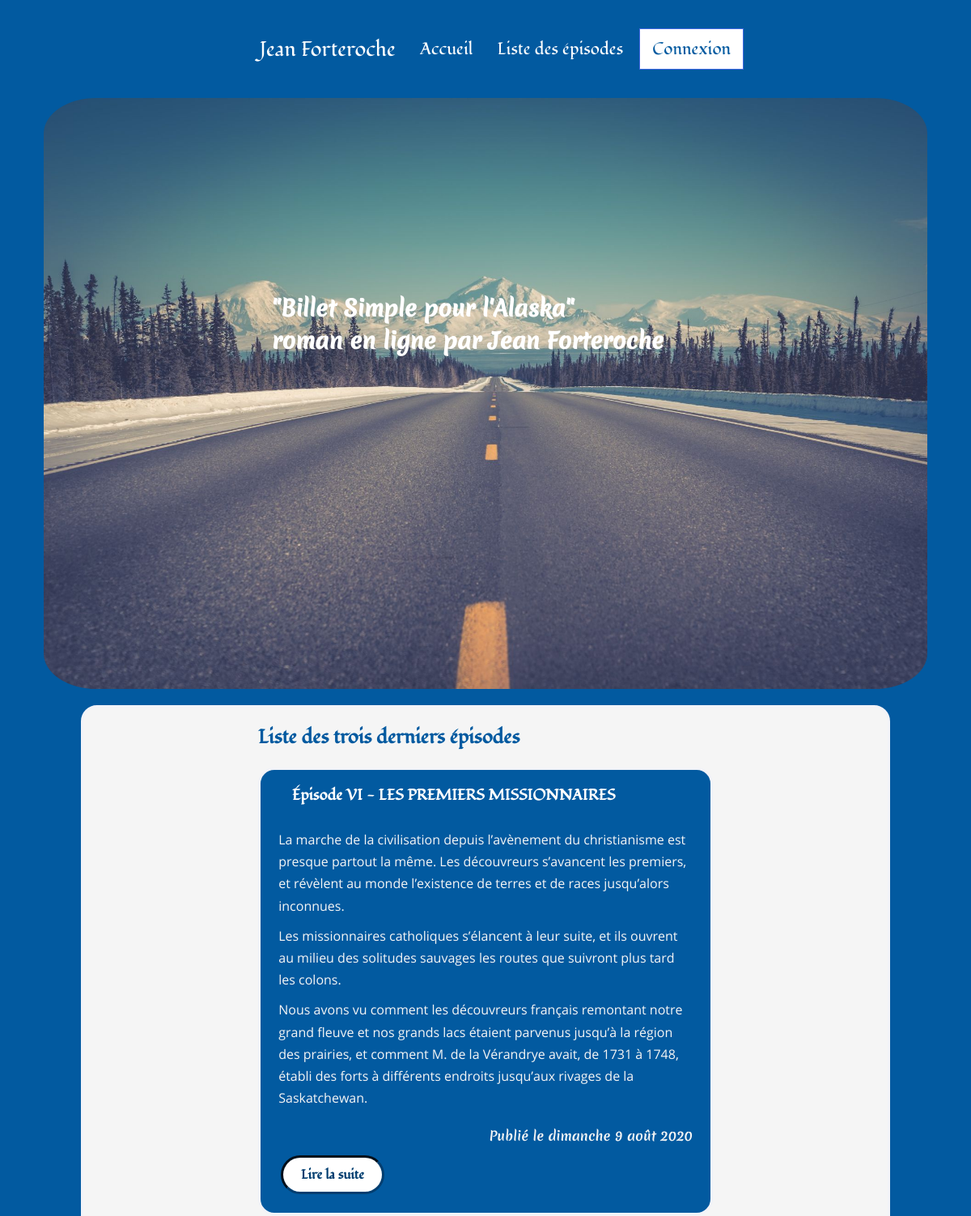
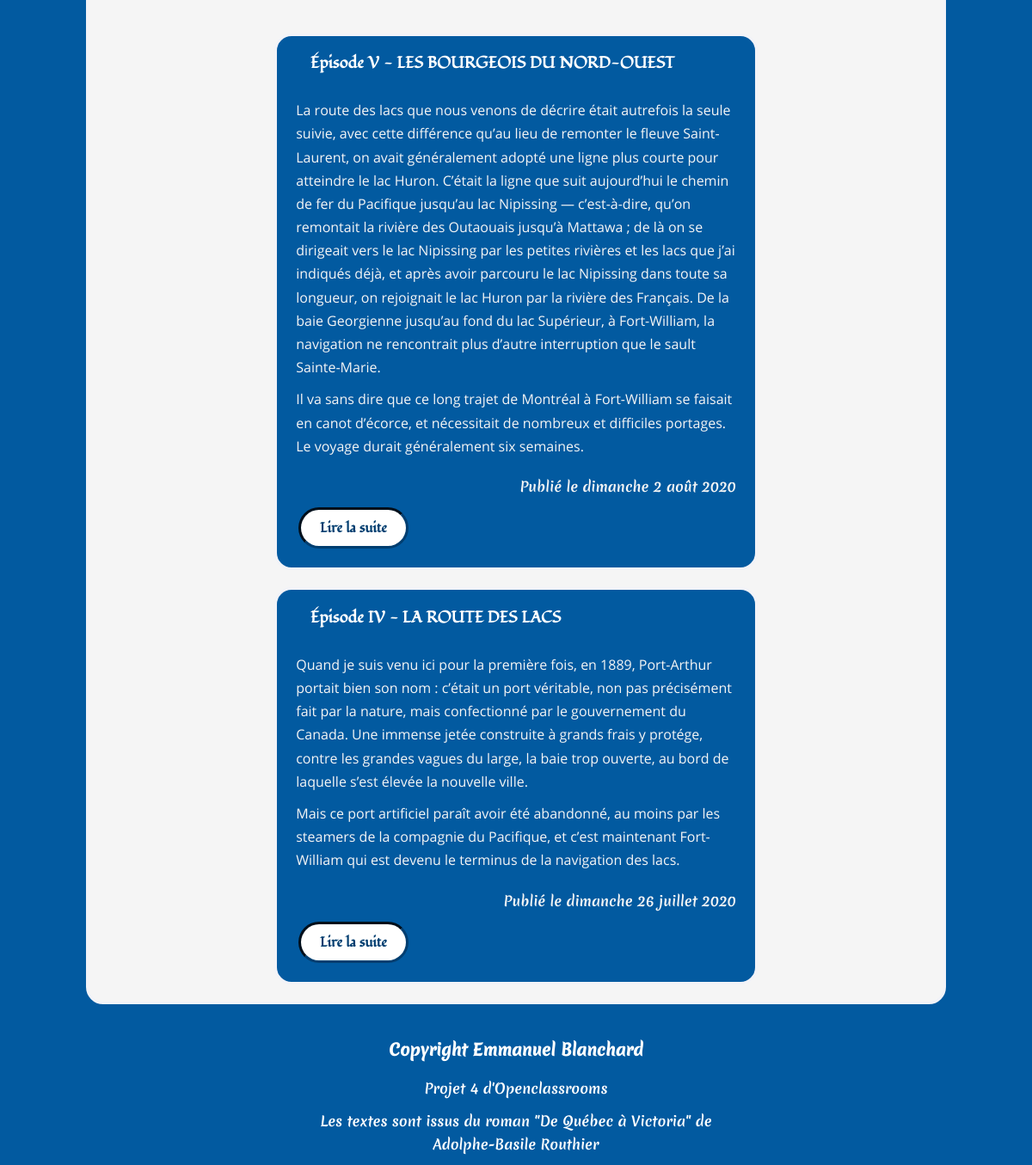
The page / on the database its author committed (2 pictures, top to bottom).
### tables this page shows
CREATE TABLE IF NOT EXISTS `episodes` (
  `id` int(11) NOT NULL AUTO_INCREMENT,
  `title` varchar(255) NOT NULL,
  `introduction` text NOT NULL,
  `content` text NOT NULL,
  `episode_created_the` datetime NOT NULL,
  PRIMARY KEY (`id`)
);

### src/View/View.php (called while the page is built, shortened)
<?php
class View
{
    public function render(array $data): void
    {
        require_once "..\\templates\\frontoffice\\${data['template']}.html.php";
        $content = ob_get_clean();
        require_once '..\templates\frontoffice\layout.html.php';
    }
}

### public/index.php (called while the page is built, shortened)
<?php
$router = new Router();
$router->run();

### src/Model/PostManager.php (called while the page is built, shortened)
<?php
class PostManager
{
    private $database;
    public function __construct(Database $database)
    {
        $this->database = $database->getPdo();
    }
    public function showLastThreeEpisodes() : ?array
    {
        $request = $this->database->prepare('SET lc_time_names = \'fr_FR\';');
        $request->execute();
        $request = $this->database->prepare('SELECT id, title, introduction, CONCAT_WS(\' \', \'le\', DAYNAME(episode_created_the), DAY(episode_created_the), MONTHNAME(episode_created_the), YEAR(episode_created_the)) AS date_episode_created_the FROM episodes ORDER BY episode_created_the DESC LIMIT 0,3');
        $request->execute();
        return $request->fetchAll();
    }
}

### src/Service/Database.php (called while the page is built, shortened)
<?php
class Database
{
    private $database;
    public function __construct()
    {
        $this->database = new \PDO('mysql:host=localhost;dbname=openclassrooms_project4;port=3306;charset=utf8mb4', 'root', 'vFaGsjLk8WpkQtxYJ8XZXAf690shjBzW', [
            \PDO::ATTR_ERRMODE => \PDO::ERRMODE_EXCEPTION,
            \PDO::ATTR_DEFAULT_FETCH_MODE => \PDO::FETCH_ASSOC
        ]);
    }
    public function getPdo(): \PDO
    {
        return $this->database;
    }
}

### templates/frontoffice/home.html.php (the view)
<section>
    <h2>Liste des trois derniers épisodes</h2>
    <?php foreach($data['allposts'] as $post): ?>
    <article>
        <h3>Épisode <?=$post['title']?></h3>
        <p><?=$post['introduction']?></p>
        <p class="pCreatedAt">Publié <?=$post['date_episode_created_the']?> </p>
        <a href="index.php?action=detailofepisode&id=<?=$post['id']?>\" class="linkToTheRestOfThePost">Lire la suite</a>
    </article>
</section>
<?php endforeach; ?>

### src/Service/Router.php (shortened to what this page needs)
<?php
class Router
{
    private PostController $postController;
    private array $get;
    public function __construct()
    {
        $this->database = new Database();
        $this->postManager = new PostManager($this->database);
        $this->commentManager = new CommentManager($this->database);
        $this->view = new View();
        $this->postController = new PostController($this->postManager, $this->commentManager, $this->view);
        $this->get = $_GET;
    }
    public function run(): void
    {
        $action = isset($this->get['action']) ? $this->get['action'] : 'home';
        if ($action === 'home') {
            $this->postController->displayHomeWithTheLastThreeEpisodes();
        } elseif ($action === 'detailofepisode' && isset($this->get['id'])) {
            $this->postController->displayDetailOfEpisode((int)$this->get['id']);
        } elseif ($action === 'listofepisodes') {
            $this->postController->displayListOfEpisodes();
        } else {
            echo "Error 404 - cette page n'existe pas<br><a href=http://localhost:8000/?action=home>Aller Ici</a>";
        }
    }
}

### src/Controller/Frontoffice/PostController.php (shortened to what this page needs)
<?php
class PostController
{
    private PostManager $postManager;
    private View $view;
    public function __construct(PostManager $postManager, CommentManager $commentManager, View $view)
    {
        $this->postManager = $postManager;
        $this->view = $view;
    }
    public function displayHomeWithTheLastThreeEpisodes(): void
    {
        $data = $this->postManager->showLastThreeEpisodes();
        if ($data !== null) {
            $this->view->render(['template' => 'home', 'allposts' => $data]);
        } elseif ($data === null) {
            echo '<h1>faire une redirection vers la page d\'erreur, il n\'y pas de post</h1><a href="index.php?action=home">Accueil</a><br>';
        }
    }
}

### templates/frontoffice/layout.html.php (shortened to what this page needs)
<!DOCTYPE html>
<html lang="fr">
    <head>
        <link rel="stylesheet" type="text/css" href="css/style.css">
    </head>
    <body>
        <nav id="navBar">
            <ul class="menu">
              <li class="logo"><a href="index.php?action=home">Jean Forteroche</a></li>
              <li class="item episodes"><a href="index.php?action=home">Accueil</a></li>
              <li class="item episodes"><a href="index.php?action=listofepisodes">Liste des épisodes</a></li>
              <li class="item button"><a href="#">Connexion</a></li>
            </ul>
        </nav>
        <header>
                <h1>"Billet Simple pour l'Alaska" <br> roman en ligne par Jean Forteroche </h1>
                <div class="classImg">
                    <img id="imgHeader" src="./images/image-1920-1080.jpg" alt="Longue route avec rangée d'arbres et au fond, vue de la montagne enneignée" />
                </div>
        </header>
        <main>
            <?=$content?>
        </main>
        <footer class="footer text-center">
            <h3>Copyright Emmanuel Blanchard</h3>
            <p>Projet 4 d'Openclassrooms</p>
            <p>Les textes sont issus du roman "De Québec à Victoria" de
                Adolphe-Basile Routhier</p>
        </footer>
    </body>
</html>

### rows shown on the page
episodes: title "VI - LES PREMIERS MISSIONNAIRES", introduction "La marche de la civilisation depuis l’avènement du christianisme est presque partout la même. Les découvreurs s’avancent les premiers, et révèlent au monde l’existence de terres et de races jusqu’alors inconnues. Les missionnaires catholiques s’élancent à leur suite, et ils ouvrent au milieu des solitudes sauvages les routes que suivront plus tard les colons. Nous avons vu comment les découvreurs français remontant notre grand fleuve et nos grands lacs étaient parvenus jusqu’à la région des prairies, et comment M. de la Vérandrye avait, de 1731 à 1748, établi des forts à différents endroits jusqu’aux rivages de la Saskatchewan.", date_episode_created_the "le dimanche 9 août 2020"
episodes: title "V - LES BOURGEOIS DU NORD-OUEST", introduction "La route des lacs que nous venons de décrire était autrefois la seule suivie, avec cette différence qu’au lieu de remonter le fleuve Saint-Laurent, on avait généralement adopté une ligne plus courte pour atteindre le lac Huron. C’était la ligne que suit aujourd’hui le chemin de fer du Pacifique jusqu’au lac Nipissing — c’est-à-dire, qu’on remontait la rivière des Outaouais jusqu’à Mattawa ; de là on se dirigeait vers le lac Nipissing par les petites rivières et les lacs que j’ai indiqués déjà, et après avoir parcouru le lac Nipissing dans toute sa longueur, on rejoignait le lac Huron par la rivière des Français. De la baie Georgienne jusqu’au fond du lac Supérieur, à Fort-William, la…", date_episode_created_the "le dimanche 2 août 2020"
episodes: title "IV - LA ROUTE DES LACS", introduction "Quand je suis venu ici pour la première fois, en 1889, Port-Arthur portait bien son nom : c’était un port véritable, non pas précisément fait par la nature, mais confectionné par le gouvernement du Canada. Une immense jetée construite à grands frais y protége, contre les grandes vagues du large, la baie trop ouverte, au bord de laquelle s’est élevée la nouvelle ville. Mais ce port artificiel paraît avoir été abandonné, au moins par les steamers de la compagnie du Pacifique, et c’est maintenant Fort-William qui est devenu le terminus de la navigation des lacs.", date_episode_created_the "le dimanche 26 juillet 2020"
